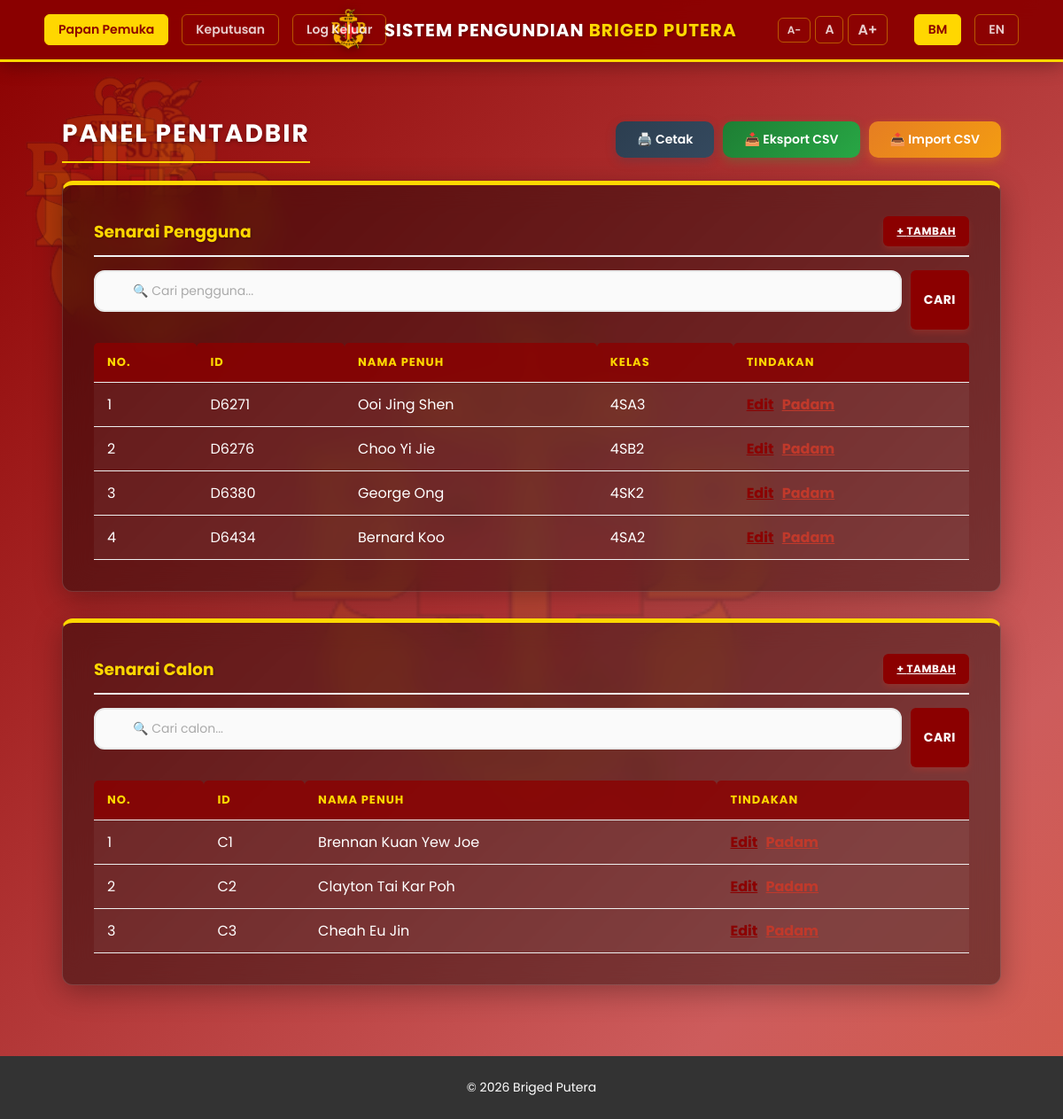
The page /admin_dashboard.php (signed in) on the database its author committed.
### tables this page shows
CREATE TABLE `pengguna` (
  `id_Pengguna` varchar(50) NOT NULL,
  `nama_Pengguna` varchar(50) NOT NULL,
  `kelas_Pengguna` varchar(50) NOT NULL
);

CREATE TABLE `calon` (
  `id_Calon` varchar(50) NOT NULL,
  `nama_Calon` varchar(50) NOT NULL
);

### lang.php (called while the page is built, shortened)
<?php
$lang = $_SESSION['lang'];
$t = $translations[$lang];
function get_lang_url($new_lang) {
    $params = $_GET;
    $params['lang'] = $new_lang;
    return "?" . http_build_query($params);
}
?>

### admin_dashboard.php (the view, shortened to what this page needs)
<?php
include 'db.php';
include 'lang.php';
$searchUser = isset($_GET['searchUser']) ? trim($_GET['searchUser']) : '';
$searchCalon = isset($_GET['searchCalon']) ? trim($_GET['searchCalon']) : '';
?>
<!DOCTYPE html>
<html>
<head>
    <link rel="stylesheet" href="style.css?v=<?php echo time(); ?>">
</head>
<body class="theme-bg">
    <div class="floating-logo logo-large"></div>
    <div class="floating-logo logo-small"></div>
    <div class="top-header">
        <div class="header-center">
            <img src="logo.png" alt="BB Logo" onerror="this.style.display='none'">
            <div class="site-title"><?php echo $t['site_title']; ?> <span><?php echo $t['site_subtitle']; ?></span></div>
        </div>
        <div class="nav-links">
            <a href="admin_dashboard.php" class="active"><?php echo $t['nav_dashboard']; ?></a>
            <a href="results.php"><?php echo $t['nav_results']; ?></a>
            <a href="logout.php"><?php echo $t['nav_logout']; ?></a>
        </div>
        <div class="lang-switcher">
            <div class="font-switcher no-print" style="display:flex; gap:5px; margin-right:15px; align-items:center;">
                <button onclick="changeFontSize(-1)" class="lang-btn" style="background:transparent; padding:4px 10px; font-size: calc(12px * var(--font-scale, 1)); cursor:pointer;" title="Decrease Font Size">A-</button>
                <button onclick="changeFontSize(0)" class="lang-btn" style="background:transparent; padding:4px 10px; font-size: calc(14px * var(--font-scale, 1)); cursor:pointer;" title="Reset Font Size">A</button>
                <button onclick="changeFontSize(1)" class="lang-btn" style="background:transparent; padding:4px 10px; font-size: calc(16px * var(--font-scale, 1)); cursor:pointer;" title="Increase Font Size">A+</button>
            </div>
            <a href="<?php echo get_lang_url('ms'); ?>" class="lang-btn <?php echo $lang == 'ms' ? 'active' : ''; ?>">BM</a>
            <a href="<?php echo get_lang_url('en'); ?>" class="lang-btn <?php echo $lang == 'en' ? 'active' : ''; ?>">EN</a>
        </div>
    </div>
    <div class="main-content" style="position: relative; z-index: 10;">
        <div style="display:flex; justify-content:space-between; align-items:center; margin-bottom:20px;">
            <h2 style="margin:0;"><?php echo $t['admin_panel']; ?></h2>
            <div style="display:flex; gap:10px;">
                <button class="print-btn no-print" onclick="window.print();">🖨️ <?php echo ($lang == 'ms') ? 'Cetak' : 'Print'; ?></button>
                <button class="csv-btn" onclick="downloadCSV()">📥 <?php echo ($lang == 'ms') ? 'Eksport CSV' : 'Download CSV'; ?></button>
                <button class="import-btn" onclick="openImportModal()">📤 <?php echo ($lang == 'ms') ? 'Import CSV' : 'Import CSV'; ?></button>
            </div>
        </div>
        <div class="grid-2">
            <div class="card">
                <div style="display:flex; justify-content:space-between; align-items:center; margin-bottom:15px; border-bottom:2px solid #f0f0f0; padding-bottom:10px;">
                    <h3 style="margin:0;"><?php echo $t['user_list']; ?></h3>
                    <a href="admin_manage_pengguna.php?action=add" class="btn no-print" style="width:auto; padding:8px 15px; font-size: calc(12px * var(--font-scale, 1)); background: #8B0000;">+ <?php echo $t['add']; ?></a>
                </div>
                <form method="GET" action="admin_dashboard.php" style="display:flex; gap:10px; margin-bottom:15px;" class="no-print">
                    <div class="search-box" style="flex:1; margin-bottom:0;">
                        <input type="text" name="searchUser" value="<?php echo htmlspecialchars($searchUser); ?>" placeholder="<?php echo ($lang == 'ms') ? '🔍 Cari pengguna...' : '🔍 Search users...'; ?>">
                    </div>
                    <button type="submit" class="btn" style="background:#8B0000; width:auto; padding:0 15px; margin-bottom:0; font-size: calc(14px * var(--font-scale, 1));"><?php echo ($lang == 'ms') ? 'Cari' : 'Search'; ?></button>
                </form>
                <table id="userTable">
                    <thead>
                        <tr>
                            <th>No.</th>
                            <th>ID</th>
                            <th><?php echo $t['name']; ?></th>
                            <th><?php echo $t['class']; ?></th>
                            <th><?php echo $t['actions']; ?></th>
                        </tr>
                    </thead>
                    <tbody>
                    <?php
                    if ($searchUser !== '') {
                        $stmt = $conn->prepare("SELECT * FROM pengguna WHERE id_Pengguna LIKE ? OR nama_Pengguna LIKE ? OR kelas_Pengguna LIKE ? ORDER BY id_Pengguna ASC");
                        $like_search = "%" . $searchUser . "%";
                        $stmt->bind_param("sss", $like_search, $like_search, $like_search);
                        $stmt->execute();
                        $res = $stmt->get_result();
                    } else {
                        $res = $conn->query("SELECT * FROM pengguna ORDER BY id_Pengguna ASC");
                    }
                    if ($res && $res->num_rows == 0) {
                        echo "<tr class='no-results-row'><td colspan='5'>" . (($lang == 'ms') ? "Tiada hasil dijumpai" : "No results found") . "</td></tr>";
                    } else if ($res) {
                        $no = 1;
                        while($row = $res->fetch_assoc()) {
                            echo "<tr data-pass='".htmlspecialchars($row['password_Pengguna'], ENT_QUOTES)."'>";
                            echo "<td>".$no."</td>";
                            echo "<td>".$row['id_Pengguna']."</td>";
                            echo "<td>".$row['nama_Pengguna']."</td>";
                            echo "<td>".$row['kelas_Pengguna']."</td>";
                            echo "<td>
                                    <a href='admin_manage_pengguna.php?action=edit&id=" . $row['id_Pengguna'] . "' style='color:#8B0000; font-weight:bold; margin-right:5px;'>" . $t['edit'] . "</a>
                                    <a href='admin_dashboard.php?del_user=" . $row['id_Pengguna'] . "' onclick='return confirm(\"" . addslashes($t['confirm_delete_user']) . "\")' style='color:#c0392b; font-weight:bold;'>" . $t['delete'] . "</a>
                                  </td>";
                            echo "</tr>";
                            $no++;
                        }
                    }
                    ?>
                    </tbody>
                </table>
            </div>
            <div class="card">
                <div style="display:flex; justify-content:space-between; align-items:center; margin-bottom:15px; border-bottom:2px solid #f0f0f0; padding-bottom:10px;">
                    <h3 style="margin:0;"><?php echo $t['candidate_list']; ?></h3>
                    <a href="admin_manage_calon.php?action=add" class="btn no-print" style="width:auto; padding:8px 15px; font-size: calc(12px * var(--font-scale, 1)); background: #8B0000;">+ <?php echo $t['add']; ?></a>
                </div>
                <form method="GET" action="admin_dashboard.php" style="display:flex; gap:10px; margin-bottom:15px;" class="no-print">
                    <div class="search-box" style="flex:1; margin-bottom:0;">
                        <input type="text" name="searchCalon" value="<?php echo htmlspecialchars($searchCalon); ?>" placeholder="<?php echo ($lang == 'ms') ? '🔍 Cari calon...' : '🔍 Search candidates...'; ?>">
                    </div>
                    <button type="submit" class="btn" style="background:#8B0000; width:auto; padding:0 15px; margin-bottom:0; font-size: calc(14px * var(--font-scale, 1));"><?php echo ($lang == 'ms') ? 'Cari' : 'Search'; ?></button>
                </form>
                <table id="calonTable">
                    <thead>
                        <tr>
                            <th>No.</th>
                            <th>ID</th>
                            <th><?php echo $t['name']; ?></th>
                            <th><?php echo $t['actions']; ?></th>
                        </tr>
                    </thead>
                    <tbody>
                    <?php
                    if ($searchCalon !== '') {
                        $stmt = $conn->prepare("SELECT * FROM calon WHERE id_Calon LIKE ? OR nama_Calon LIKE ? ORDER BY id_Calon ASC");
                        $like_search = "%" . $searchCalon . "%";
                        $stmt->bind_param("ss", $like_search, $like_search);
                        $stmt->execute();
                        $res = $stmt->get_result();
                    } else {
                        $res = $conn->query("SELECT * FROM calon ORDER BY id_Calon ASC");
                    }
                    if ($res && $res->num_rows == 0) {
                        echo "<tr class='no-results-row'><td colspan='4'>" . (($lang == 'ms') ? "Tiada hasil dijumpai" : "No results found") . "</td></tr>";
                    } else if ($res) {
                        $no = 1;
                        while($row = $res->fetch_assoc()) {
                            echo "<tr data-pass='".htmlspecialchars($row['kata_laluan'], ENT_QUOTES)."'>";
                            echo "<td>".$no."</td>";
                            echo "<td>".$row['id_Calon']."</td>";
                            echo "<td>".$row['nama_Calon']."</td>";
                            echo "<td>
                                    <a href='admin_manage_calon.php?action=edit&id=" . $row['id_Calon'] . "' style='color:#8B0000; font-weight:bold; margin-right:5px;'>" . $t['edit'] . "</a>
                                    <a href='admin_dashboard.php?del_calon=" . $row['id_Calon'] . "' onclick='return confirm(\"" . addslashes($t['confirm_delete_candidate']) . "\")' style='color:#c0392b; font-weight:bold;'>" . $t['delete'] . "</a>
                                  </td>";
                            echo "</tr>";
                            $no++;
                        }
                    }
                    ?>
                    </tbody>
                </table>
            </div>
        </div>
    </div>
    <footer>&copy; 2026 Briged Putera</footer>
</body>
</html>

### admin_dashboard.php (style rules this page uses)
.csv-btn, .import-btn { display: inline-flex; align-items: center; gap: 8px; padding: 10px 24px; color: white; border: none; border-radius: 10px; font-size: calc(14px * var(--font-scale, 1)); font-weight: 600; cursor: pointer; transition: all 0.3s ease; font-family: 'Poppins', sans-serif; }
.csv-btn { background: linear-gradient(135deg, #1e7e34, #28a745); box-shadow: 0 4px 12px rgba(40, 167, 69, 0.3); }
.import-btn { background: linear-gradient(135deg, #e67e22, #f39c12); box-shadow: 0 4px 12px rgba(243, 156, 18, 0.3); }
.search-box { position: relative; margin-bottom: 15px; }
.search-box input { width: 100%; padding: 11px 15px 11px 42px; border: 2px solid #e8e8e8; border-radius: 12px; font-size: calc(14px * var(--font-scale, 1)); font-family: 'Poppins', sans-serif; background: #fafafa; outline: none; transition: all 0.3s ease; box-sizing: border-box; color: #333; }
.search-box input::placeholder { color: #aaa; }
.print-btn { display: inline-flex; align-items: center; gap: 8px; padding: 10px 24px; color: white; border: none; border-radius: 10px; font-size: calc(14px * var(--font-scale, 1)); font-weight: 600; cursor: pointer; transition: all 0.3s ease; font-family: 'Poppins', sans-serif; background: linear-gradient(135deg, #2c3e50, #34495e); box-shadow: 0 4px 12px rgba(52, 73, 94, 0.3); }

### rows shown on the page
pengguna: id_Pengguna "D6271", nama_Pengguna "Ooi Jing Shen", kelas_Pengguna "4SA3"
pengguna: id_Pengguna "D6276", nama_Pengguna "Choo Yi Jie", kelas_Pengguna "4SB2"
pengguna: id_Pengguna "D6380", nama_Pengguna "George Ong", kelas_Pengguna "4SK2"
pengguna: id_Pengguna "D6434", nama_Pengguna "Bernard Koo", kelas_Pengguna "4SA2"
calon: id_Calon "C1", nama_Calon "Brennan Kuan Yew Joe"
calon: id_Calon "C2", nama_Calon "Clayton Tai Kar Poh"
calon: id_Calon "C3", nama_Calon "Cheah Eu Jin"

### other values the page prints
$t['site_title'] "SISTEM PENGUNDIAN"
$t['site_subtitle'] "BRIGED PUTERA"
$t['nav_dashboard'] "Papan Pemuka"
$t['nav_results'] "Keputusan"
$t['nav_logout'] "Log Keluar"
$t['admin_panel'] "PANEL PENTADBIR"
$t['user_list'] "Senarai Pengguna"
$t['add'] "TAMBAH"
$t['name'] "NAMA PENUH"
$t['class'] "KELAS"
$t['actions'] "TINDAKAN"
$t['candidate_list'] "Senarai Calon"
